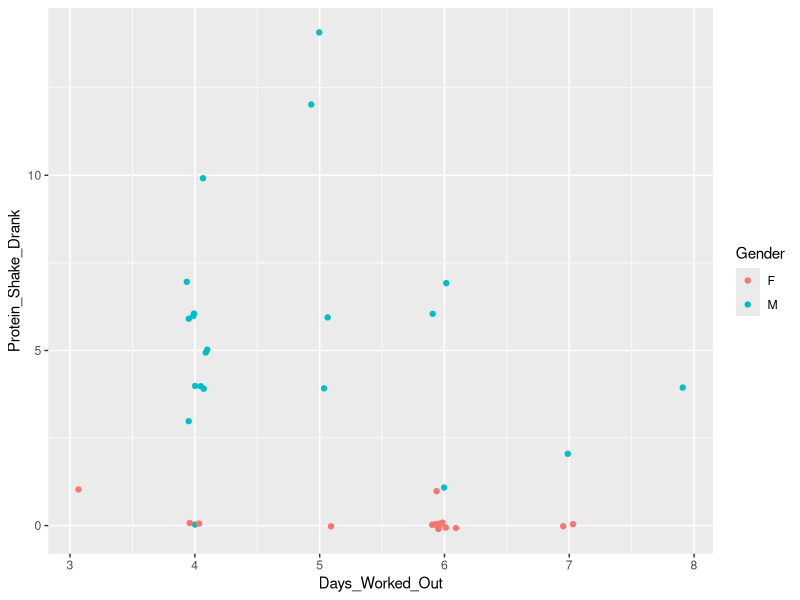

Here is the R script that generated this plot: (Note: this script raises an error after producing the figure.)
## ---- chunk 1
DBZ_Data <- read.csv("DBZ_Data.csv")
## ---- chunk 2
head(DBZ_Data)
summary(DBZ_Data) 
str(DBZ_Data)
## ---- chunk 3
library(ggplot2) 
## ---- chunk 4
ggplot(DBZ_Data, 
       aes(x = Days_Worked_Out, 
           y = Protein_Shake_Drank,
           color = Gender)) +
  geom_jitter(width=.1, height = .1)
## ---- chunk 5
write.csv(DBZ_Data, "DBZ_Data.csv", row.names = FALSE)
